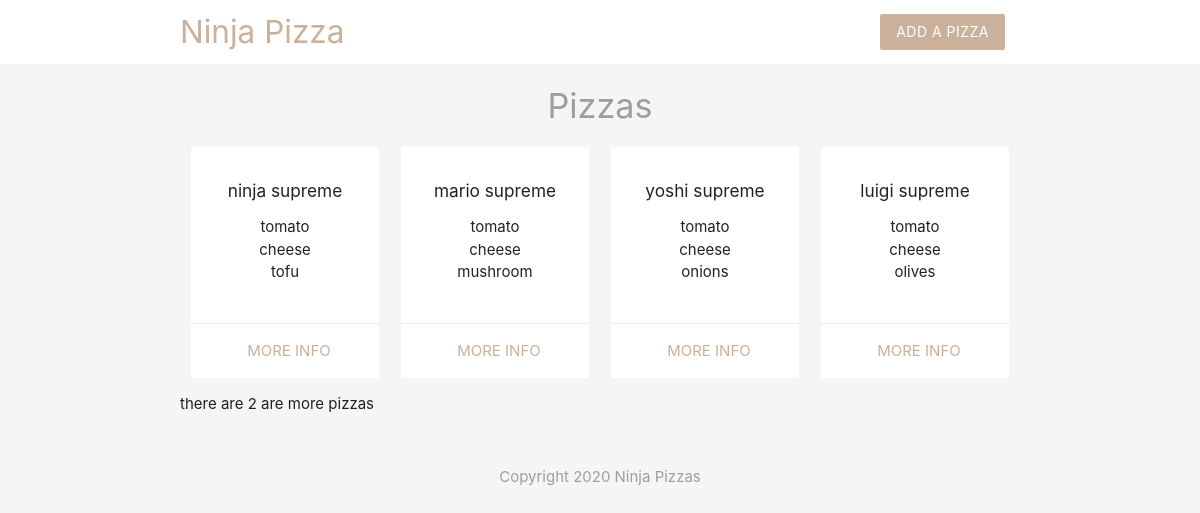
The page / on the database its author committed.
### tables this page shows
CREATE TABLE `pizzas` (
  `id` int(11) NOT NULL,
  `title` varchar(255) NOT NULL,
  `ingredients` varchar(255) NOT NULL,
  `email` varchar(255) NOT NULL,
  `created_at` timestamp NOT NULL DEFAULT current_timestamp()
);

### index.php (the view, shortened to what this page needs)
<?php
    include ("config/db_connect.php");
    $sql = "SELECT title, ingredients, id FROM pizzas ORDER BY created_at";
    $result = mysqli_query($conn, $sql);
    $pizzas = mysqli_fetch_all($result, MYSQLI_ASSOC);
?>
<?php include "./templates/header.php"?>
    <h4 class="center grey-text">Pizzas</h4>
    <div class="container">
        <div class="row">
            <?php foreach ($pizzas as $pizza): ?>
                <div class="col s6 m3">
                    <div class="card z-depth-0">
                        <div class="card-content center">
                            <h6><?php echo htmlspecialchars($pizza["title"])?></h6>
                            <ul>
                                <?php foreach (explode(",", $pizza["ingredients"]) as $ingredient): ?>
                                    <li><?php echo htmlspecialchars($ingredient) ?></li>
                                <?php endforeach; ?>
                            </ul>
                        </div>
                        <div class="card-action right-align">
                            <a href="#" class="brand-text">more info</a>
                        </div>
                    </div>
                </div>
            <?php endforeach; ?>
            <?php if(count($pizzas) >= 2): ?>
                <p>there are 2 are more pizzas</p>
            <?php else: ?>
                <p>there are less than 3 pizzas</p>
            <?php endif; ?>
        </div>
    </div>
<?php include "./templates/footer.php"?>

### templates/header.php (shortened to what this page needs)
<!doctype html>
<html lang="en">
<head>
    <link rel="stylesheet" href="https://cdnjs.cloudflare.com/ajax/libs/materialize/1.0.0/css/materialize.min.css">
</head>
<body class="grey lighten-4">
    <nav class="white z-depth-0">
        <div class="container">
            <a href="./" class="brand-logo brand-text">Ninja Pizza</a>
            <ul id="nav-mobile" class="right hide-on-small-and-down">
                <li><a href="add.php" class="btn brand z-depth-0">Add a pizza</a></li>
            </ul>
        </div>
    </nav>

### templates/footer.php
    <footer class="section">
        <div class="center grey-text">
            Copyright 2020 Ninja Pizzas
        </div>
    </footer>
</body>
</html>

### templates/header.php (style rules this page uses)
.brand { background: #cbb09c!important; }
.brand-text { color: #cbb09c!important; }

### rows shown on the page
pizzas: title "ninja supreme", ingredients "tomato", ingredients "cheese", ingredients "tofu"
pizzas: title "mario supreme", ingredients "tomato", ingredients "cheese", ingredients "mushroom"
pizzas: title "yoshi supreme", ingredients "tomato", ingredients "cheese", ingredients "onions"
pizzas: title "luigi supreme", ingredients "tomato", ingredients "cheese", ingredients "olives"
